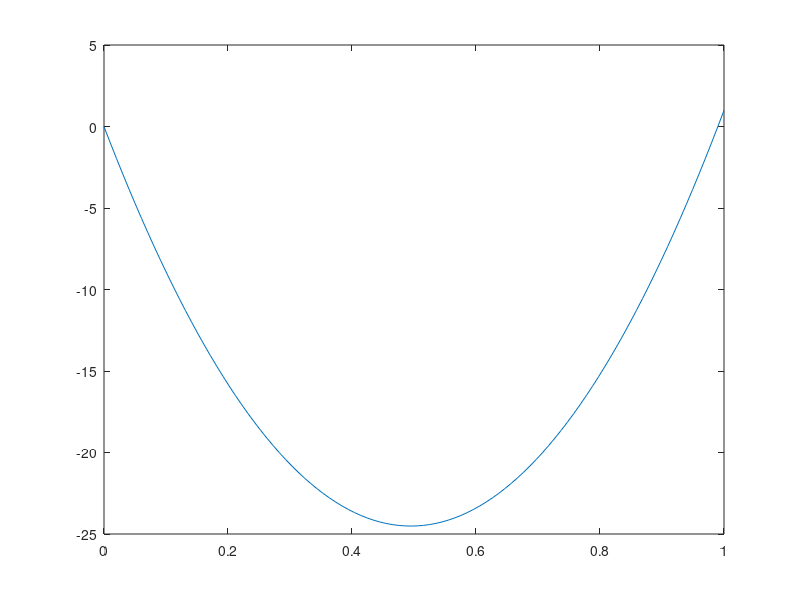
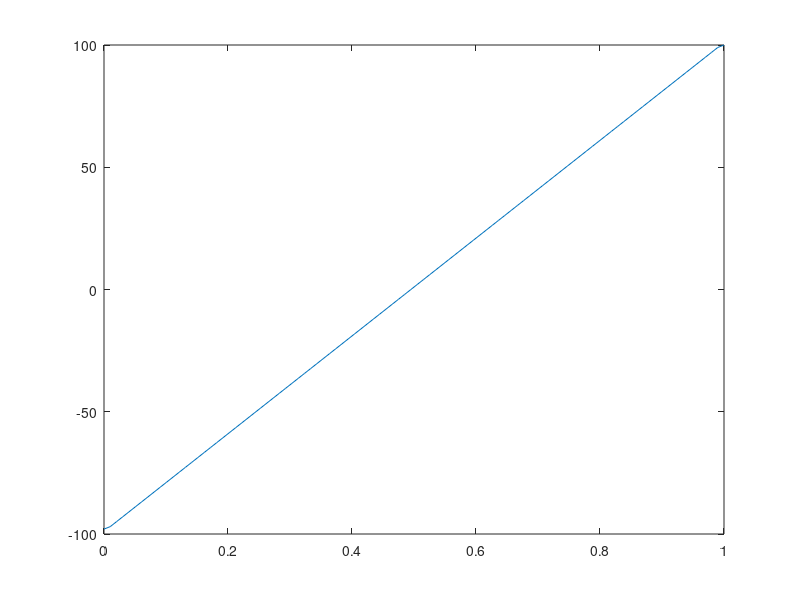
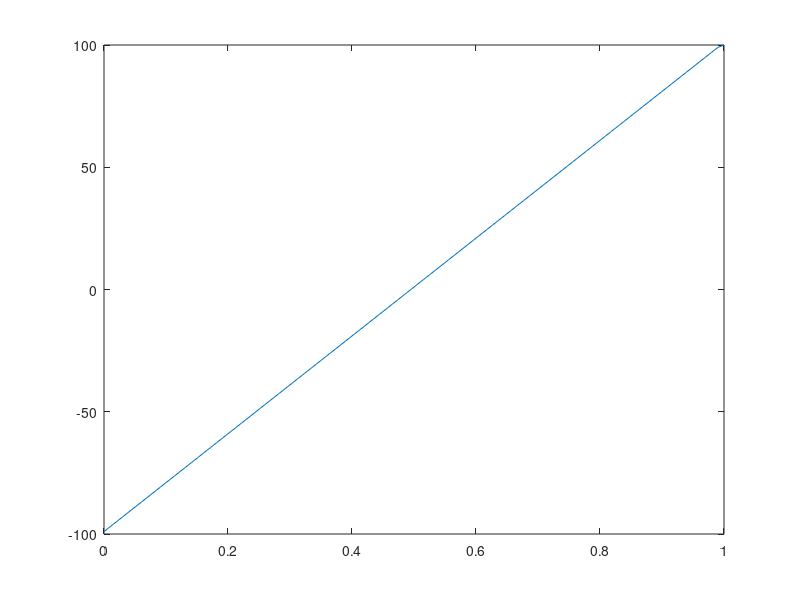

Here is the MATLAB script that generated these plots, in order:
clear
close all

nx = 100;
H=1;
Tl=0;
Tr=1;
rho=1000;
cp=5;
kappa=1e-6;
k=kappa*rho*cp;

x = linspace(0,1,nx);

L = zeros(nx,nx);
R = zeros(nx,1);
for i=1:nx
    dx=x(2)-x(1);
    coef_minus = k/dx/dx;
    coef_center = -k/dx/dx - k/dx/dx;
    coef_plus = k/dx/dx;
    if i==1
        L(i,i) = coef_center;
        L(i,i+1) = coef_plus - coef_minus;
        R(i) = H -2*coef_minus*Tl;
    elseif i==nx
        L(i,i-1) = coef_minus - coef_plus;
        L(i,i) = coef_center;
        R(i) = H -2*coef_plus*Tr;
    else
        L(i,i-1) = coef_minus;
        L(i,i) = coef_center;
        L(i,i+1) = coef_plus;
        R(i) = H;
    end
end

T = L\R;
figure, plot(x,T);

dtdx = zeros(nx,1);
for i=2:nx-1
    dtdx(i) = (T(i+1)-T(i-1))/dx/2;
end
dtdx(1) = (T(2)-T(1))/dx;
dtdx(nx) = (T(nx)-T(nx-1))/dx;
figure, plot(x,dtdx)

% 2nd method - note that even though T is not correct at the boundary, the
% approximation dt/dx is consistent.
dtdx = zeros(nx,1);
for i=2:nx-1
    dtdx(i) = (T(i+1)-T(i-1))/dx/2;
end
Tg = Tl - (T(2)-Tl);
dtdx(1) = (T(2)-Tg)/2/dx;
dtdx(nx) = (T(nx)-T(nx-1))/dx;
figure, plot(x,dtdx)
